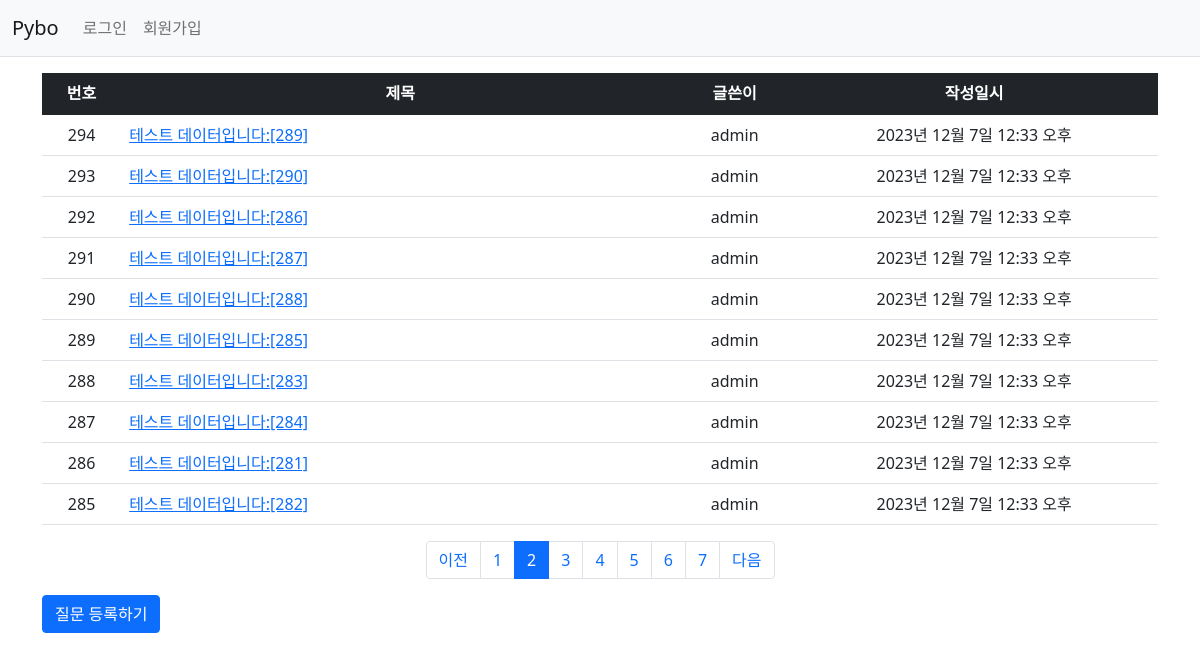
Page /pybo/?page=2 on the committed database.
### pybo/models.py (models this page shows, shortened)
class Question(models.Model):
    author = models.ForeignKey(User, on_delete=models.CASCADE, related_name='author_question')
    subject = models.CharField(max_length=200)
    content = models.TextField()
    create_date = models.DateTimeField()
    modify_date = models.DateTimeField(null=True, blank=True)
    voter = models.ManyToManyField(User, related_name='voter_question') # 추천인 추가

### pybo/views/base_views.py (the view)
# urls.py: path('', base_views.index, name='index'),
def index(request):
    page = request.GET.get('page', '1')
    question_list = Question.objects.order_by('-create_date')
    paginator = Paginator(question_list, 10)
    page_obj = paginator.get_page(page)
    context = {'question_list':page_obj}
    return render(request, 'pybo/question_list.html', context)

### pybo/templatetags/pybo_filter.py (called while the page is built)
@register.filter
def sub(value, arg):
    return value - arg

### templates/pybo/question_list.html (shortened to what this page needs)
{% extends 'base.html' %}
{% load pybo_filter %}
{% block content %}
<!-- {% load static %}
<link rel="stylesheet" type="text/css" href="{% static 'bootstrap.min.css' %}"> -->
<div class="container my-3">
    <table class="table">
        <thead>
            <tr class="text-center table-dark">
                <th>번호</th>
                <th style="width:50%">제목</th>
                <th>글쓴이</th>
                <th>작성일시</th>
            </tr>
        </thead>
        <tbody>
            {% if question_list %}
                {% for question in question_list %}
                <tr class="text-center">
                    <td>
                        {{ question_list.paginator.count|sub:question_list.start_index|sub:forloop.counter0|add:1 }}
                    </td>
                    <td class="text-start">
                        <a href="{% url 'pybo:detail' question.id %}">{{ question.subject }}</a>
                    </td>
                    <td>{{ question.author.username }}</td>
                    <td>{{ question.create_date }}</td>
                </tr>
                {% endfor %}
            {% else %}
                <tr>
                    <td colspan="4">질문이 없습니다.</td>
                </tr>
            {% endif %}
        </tbody>
    </table>
    <ul class="pagination justify-content-center">
        {% if question_list.has_previous %}
        <li class="page-item">
            <a class="page-link" href="?page={{ question_list.previous_page_number }}">이전</a>
        </li>
        {% else %}
        <li class="page-item disabled">
            <a class="page-link" tabindex="-1" aria-disabled="true" href="#">이전</a>
        </li>
        {% endif %}
        {% for page_number in question_list.paginator.page_range %}
        {% if page_number >= question_list.number|add:-5 and page_number <= question_list.number|add:5 %}
        {% if page_number == question_list.number %}
        <li class="page-item active" aria-current="page">
            <a class="page-link" href="?page={{ page_number }}">{{ page_number }}</a>
        </li>
        {% else %}
        <li class="page-item">
            <a class="page-link" href="?page={{ page_number }}">{{ page_number }}</a>
        </li>
        {% endif %}
        {% endif %}
        {% endfor %}
        {% if question_list.has_next %}
        <li class="page-item">
            <a class="page-link" href="?page={{ question_list.next_page_number }}">다음</a>
        </li>
        {% else %}
        <li class="page-item disabled">
            <a class="page-link" tabindex="-1" aria-disabled="true" href="#">다음</a>
        </li>
        {% endif %}
    </ul>
    <a href="{% url 'pybo:question_create' %}" class="btn btn-primary">질문 등록하기</a>
</div>
{% endblock %}

### rows in the picture
Question: paginator.count|sub "294", subject "테스트 데이터입니다:[289]", author.username "admin", create_date "2023년 12월 7일 12:33 오후"
Question: paginator.count|sub "293", subject "테스트 데이터입니다:[290]", author.username "admin", create_date "2023년 12월 7일 12:33 오후"
Question: paginator.count|sub "292", subject "테스트 데이터입니다:[286]", author.username "admin", create_date "2023년 12월 7일 12:33 오후"
Question: paginator.count|sub "291", subject "테스트 데이터입니다:[287]", author.username "admin", create_date "2023년 12월 7일 12:33 오후"
Question: paginator.count|sub "290", subject "테스트 데이터입니다:[288]", author.username "admin", create_date "2023년 12월 7일 12:33 오후"
Question: paginator.count|sub "289", subject "테스트 데이터입니다:[285]", author.username "admin", create_date "2023년 12월 7일 12:33 오후"
Question: paginator.count|sub "288", subject "테스트 데이터입니다:[283]", author.username "admin", create_date "2023년 12월 7일 12:33 오후"
Question: paginator.count|sub "287", subject "테스트 데이터입니다:[284]", author.username "admin", create_date "2023년 12월 7일 12:33 오후"
Question: paginator.count|sub "286", subject "테스트 데이터입니다:[281]", author.username "admin", create_date "2023년 12월 7일 12:33 오후"
Question: paginator.count|sub "285", subject "테스트 데이터입니다:[282]", author.username "admin", create_date "2023년 12월 7일 12:33 오후"

### other values in the picture
{{ page_number }} "1" "3" "4" "5" "6" "7"
{{ page_number }} "2"
